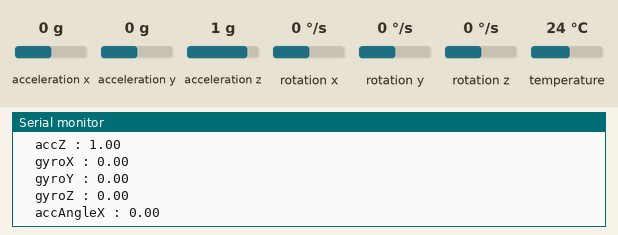
A sketch run on a simulated Arduino Mega 2560, built with avr-gcc and run on an emulated ATmega2560. Parts: the last lines printed to the serial monitor. Inputs (shaded band) come from the test bench; at power-on: acceleration x 0 g, acceleration y 0 g, rotation x 0 °/s, rotation y 0 °/s, rotation z 0 °/s, acceleration z 1 g, temperature 24 °C.

Above: at 4.2 s.
4.3 s: acceleration x set to -1.4 g
At 4.8 s:
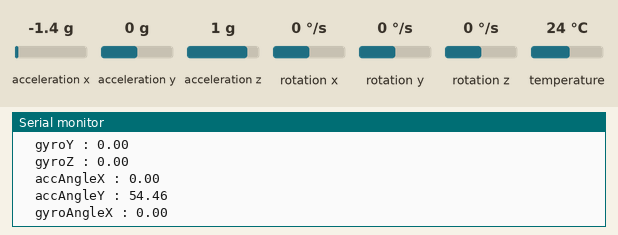
7.3 s: acceleration y set to -1.4 g
At 8.1 s:
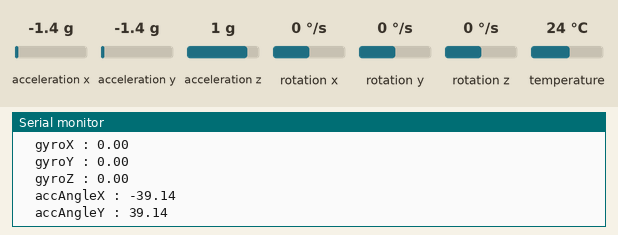
10.3 s: rotation x set to 100 °/s
At 10.8 s:
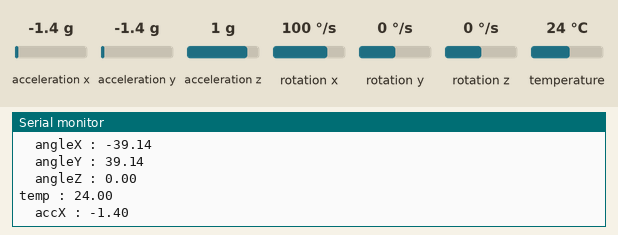
13.3 s: rotation y set to 100 °/s
At 13.8 s:
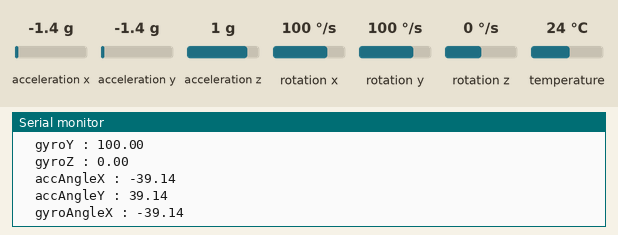
16.3 s: rotation z set to -192 °/s
At 17.1 s:
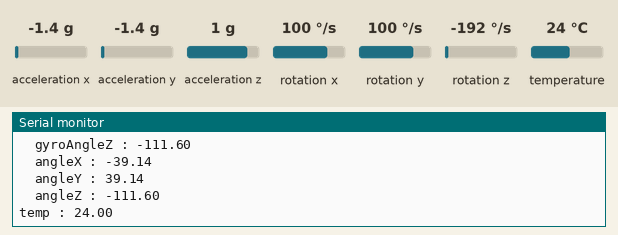
19.3 s: acceleration z set to -1.4 g
At 20.3 s:
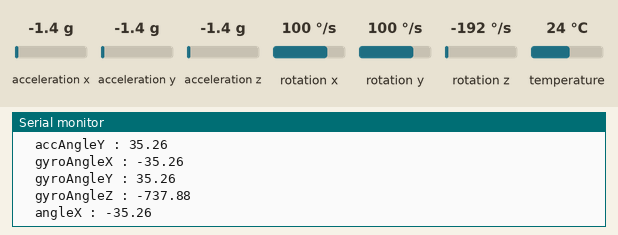
Timing chart, 0 to 22.3 s (numbered marks = the images above; inputs shaded):
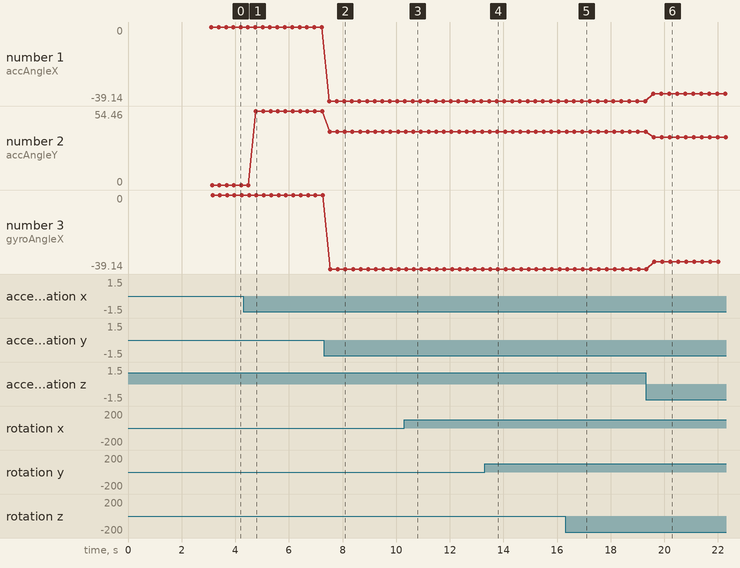

Measured:
- after the input at 4.3 s, the serial monitor: prints a new line after 0.35 s (image 1)
- after the input at 7.3 s, the serial monitor: prints a new line after 0.12 s (image 2)
- after the input at 10.3 s, the serial monitor: prints a new line after 0.26 s (image 3)
- after the input at 13.3 s, the serial monitor: prints a new line after 0.42 s (image 4)
- after the input at 16.3 s, the serial monitor: prints a new line after 0.30 s (image 5)
- after the input at 19.3 s, the serial monitor: prints a new line after 0.21 s (image 6)
- plotted number 1: 0 → -39.14 after the input at 7.3 s, -39.14 → -35.26 after the input at 19.3 s
- plotted number 2: 0 → 54.46 after the input at 4.3 s, 54.46 → 39.14 after the input at 7.3 s, 39.14 → 35.26 after the input at 19.3 s

The sketch:

gyroaccelerometer.ino
```cpp
#include <MPU6050_tockn.h>
#include <Wire.h>

MPU6050 mpu6050(Wire);

long timer = 0;


void setup() {
  Serial.begin(9600);
  Wire.begin();
  mpu6050.begin();
  mpu6050.calcGyroOffsets(true);

}

void loop() {
  mpu6050.update();
  {
    Serial.print("temp : ");Serial.println(mpu6050.getTemp());
    Serial.print("  accX : ");Serial.println(mpu6050.getAccX());
    Serial.print("  accY : ");Serial.println(mpu6050.getAccY());
    Serial.print("  accZ : ");Serial.println(mpu6050.getAccZ());

    Serial.print("  gyroX : ");Serial.println(mpu6050.getGyroX());
    Serial.print("  gyroY : ");Serial.println(mpu6050.getGyroY());
    Serial.print("  gyroZ : ");Serial.println(mpu6050.getGyroZ());

    Serial.print("  accAngleX : ");Serial.println(mpu6050.getAccAngleX());
    Serial.print("  accAngleY : ");Serial.println(mpu6050.getAccAngleY());

    Serial.print("  gyroAngleX : ");Serial.println(mpu6050.getGyroAngleX());
    Serial.print("  gyroAngleY : ");Serial.println(mpu6050.getGyroAngleY());
    Serial.print("  gyroAngleZ : ");Serial.println(mpu6050.getGyroAngleZ());

    Serial.print("  angleX : ");Serial.println(mpu6050.getAngleX());
    Serial.print("  angleY : ");Serial.println(mpu6050.getAngleY());
    Serial.print("  angleZ : ");Serial.println(mpu6050.getAngleZ());

    timer = millis();

  }

}
```
